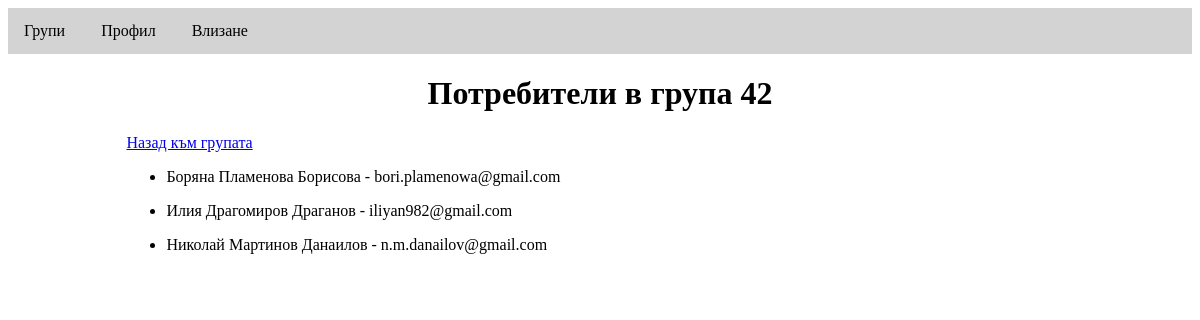
The app's page /groups/users?id=42, older data.
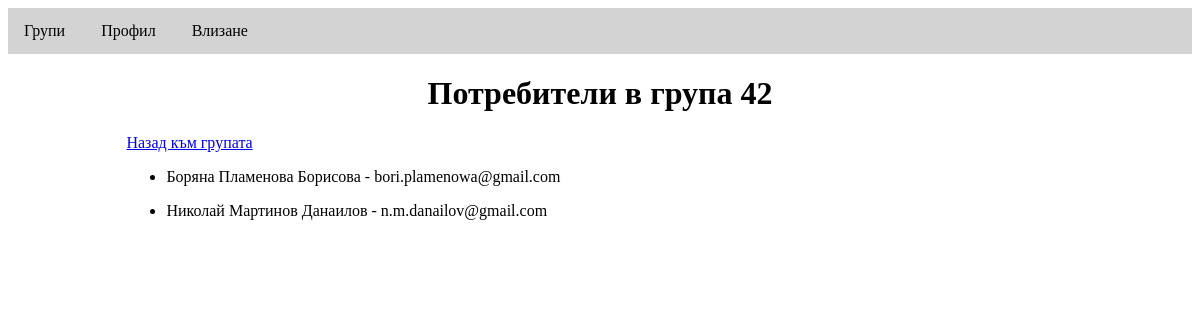
The same page, newer data.
### tables this page shows
CREATE TABLE `users` (
  `id` int(11) NOT NULL,
  `email` varchar(64) NOT NULL,
  `password` varchar(128) NOT NULL,
  `name` varchar(64) NOT NULL,
  `security_level` varchar(32) NOT NULL,
  `place` varchar(64) DEFAULT NULL,
  `faculty` varchar(128) NOT NULL,
  `subject` varchar(64) NOT NULL,
  `administrative_group` int(8) NOT NULL,
  `year_graduated` year(4) NOT NULL,
  `picture` mediumtext DEFAULT NULL
);

### groups/users/index.php (the view, shortened to what this page needs)
<?php
    include('../../templates/top.php');
    $group_id = $_GET['id'];
    $conn = new_db_connection();
    $sql = "SELECT id, year, faculty FROM groups WHERE id = ?;";
    $stmt = $conn->prepare($sql);
    $stmt->execute([$group_id]);
    $group = $stmt->fetch(PDO::FETCH_ASSOC);
    if(isset($group['year'])) {
        $sql = "SELECT users.id, users.name, users.email FROM users
                JOIN groups ON users.faculty = groups.faculty
                    AND users.year_graduated = groups.year
                WHERE groups.id = ?;";
    }
    else {
        $sql = "SELECT users.id, users.name, users.email FROM users
                JOIN groups ON users.faculty = groups.faculty
                WHERE groups.id = ?;";
    }
    $stmt = $conn->prepare($sql);
    $stmt->execute([$group_id]);
    $users = $stmt->fetchALL(PDO::FETCH_ASSOC);
?>
<h1>Потребители в група <?php echo($group_id); ?></h1>
<a href="<?php echo("/groups?id=" . $group_id);?>">Назад към групата</a>
<div id="users">
    <?php foreach($users as $user): ?>
        <ul>
            <li class="user">
                <?php
                    echo($user['name'] . " - " . $user['email']);
                ?>
            </li>
        </ul>
    <?php endforeach; ?>
</div>
<?php
    include('../../templates/bottom.php');
?>

### templates/top.php (shortened to what this page needs)
<!DOCTYPE html>
<html>
    <head>
        <link rel="stylesheet" href="/templates/styles.css">
    </head>
    <body>
        <div id="navigation">
            <a href="/groups">Групи</a>
            <a href="/user_profile.php">Профил</a>
            <a href="/login/login_page.php">Влизане</a>
        </div>
        <div id='container'>

### templates/bottom.php
        </div>
    </body>
</html>

### templates/styles.css (style rules this page uses)
#container { width: 80%; margin: 0 auto; }
h1, h2 { text-align: center; }
#navigation { background-color: lightgray; top: 0; width: 100%; margin-top: 0; }
#navigation a { display: inline-block; padding: 14px 16px; text-decoration: none; color: black; }

Row changes from the older to the newer data that the page shows:
no longer on this page (row edited): users: name "Илия Драгомиров Драганов", email "iliyan982@gmail.com"
